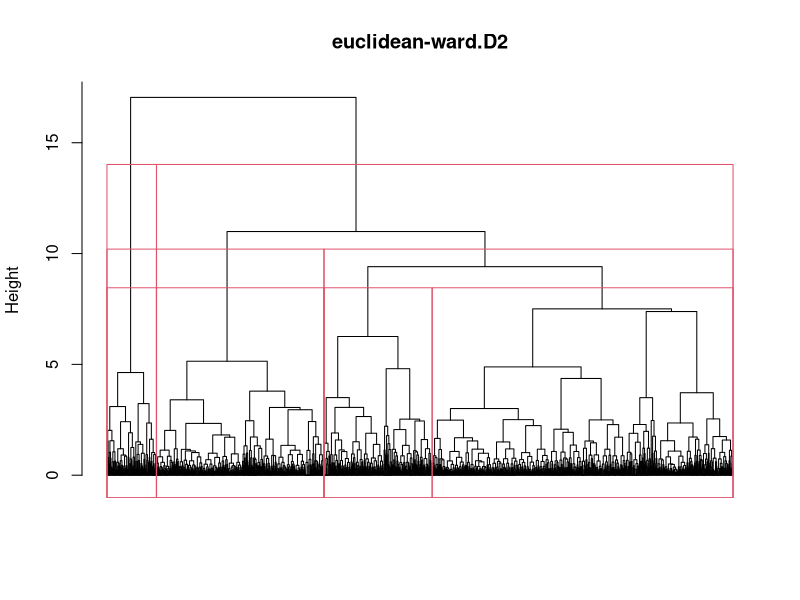

The R script that drew this image: (Note: this script raises an error after producing the figure.)
####
setwd("E:/NPS_project")

rm(list = ls())
graphics.off()
artist_means <- read.table('artist_means.csv', header=TRUE, sep=",")
head(artist_means)
names(artist_means)

artist_means = artist_means[,c(-1,-2,-6,-8,-11,-16,-17,-18)]
names(artist_means)

min_max = list()
for (j in 1:dim(artist_means)[2])
{
  v = artist_means[,j]
  min_max[[j]] = c(min(v), max(v))
}
artist_means <- data.frame(lapply(artist_means, function(x) (x - min(x))/(max(x)-min(x))))

artist_means.dist <- dist(artist_means[,c(-10)], method='euclidean')
# artist_means.dist <- dist(artist_means, method='canberra')
# artist_means.dist <- dist(artist_means, method='manhattan')

artist_means.hclust <- hclust(artist_means.dist, method='single')
artist_means.hclust <- hclust(artist_means.dist, method='average')
artist_means.hclust <- hclust(artist_means.dist, method='complete')
artist_means.hclust <- hclust(artist_means.dist, method='ward.D2')

plot(artist_means.hclust, main='euclidean-ward.D2', hang=-0.1, xlab='', labels=F, cex=0.6, sub='')

rect.hclust(artist_means.hclust, k=2)
rect.hclust(artist_means.hclust, k=3)
rect.hclust(artist_means.hclust, k=4)

artist_means_cluster <- cutree(artist_means.hclust, k=4) 
x11()
plot(artist_means, col = artist_means_cluster)

coph <- cophenetic(artist_means.hclust)
correlation_before_after <- cor(artist_means.dist, coph)
correlation_before_after

# if we want to use 3 groups
groups_temp <- as.numeric(cutree(artist_means.hclust, k = 3))
groups_temp[which(groups_temp == 1)] = "A"
groups_temp[which(groups_temp == 2)] = "B"
groups_temp[which(groups_temp == 3)] = "C"
groups_3 = factor(groups_temp)

# if we want to use 2 groups
groups_temp <- as.numeric(cutree(artist_means.hclust, k = 2))
groups_temp[which(groups_temp == 1)] = "A"
groups_temp[which(groups_temp == 2)] = "B"
groups_2 = factor(groups_temp)

# if we want 4 groups
groups_temp <- as.numeric(cutree(artist_means.hclust, k = 4))
groups_temp[which(groups_temp == 1)] = "A"
groups_temp[which(groups_temp == 2)] = "B"
groups_temp[which(groups_temp == 3)] = "C"
groups_temp[which(groups_temp == 4)] = "D"
groups_4 = factor(groups_temp)

# if we want 5 groups
groups_temp <- as.numeric(cutree(artist_means.hclust, k = 5))
groups_temp[which(groups_temp == 1)] = "A"
groups_temp[which(groups_temp == 2)] = "B"
groups_temp[which(groups_temp == 3)] = "C"
groups_temp[which(groups_temp == 4)] = "D"
groups_temp[which(groups_temp == 5)] = "E"
groups_5 = factor(groups_temp)

# is there an actual difference among the groups? Are the groups significant?
fit2 <- manova(as.matrix(artist_means) ~ groups_2)
fit3 <- manova(as.matrix(artist_means) ~ groups_3)
fit4 <- manova(as.matrix(artist_means) ~ groups_4)
fit5 <- manova(as.matrix(artist_means) ~ groups_5)

T2 <- -summary.manova(fit2,test="Wilks")$stats[1,2]
T3 <- -summary.manova(fit3,test="Wilks")$stats[1,2]
T4 <- -summary.manova(fit4,test="Wilks")$stats[1,2]
T5 <- -summary.manova(fit5,test="Wilks")$stats[1,2]

p_val2 = p_val3 = p_val4 = p_val5 = 0

execute = FALSE
B <- ifelse(execute, 1000, 1)
T_stat2 <- T_stat3 <- T_stat4 <- T_stat5 <- numeric(B)
n = dim(artist_means)[1]
set.seed(123)
for(perm in 1:B){
  permutation <- sample(1:n)
  groups.perm_2 <- groups_2[permutation]
  groups.perm_3 <- groups_3[permutation]
  groups.perm_4 <- groups_4[permutation]
  groups.perm_5 <- groups_5[permutation]
  fit.perm2 <- manova(as.matrix(artist_means) ~ groups.perm_2)
  T_stat2[perm] <- -summary.manova(fit.perm2,test="Wilks")$stats[1,2]
  fit.perm3 <- manova(as.matrix(artist_means) ~ groups.perm_3)
  T_stat3[perm] <- -summary.manova(fit.perm3,test="Wilks")$stats[1,2]
  fit.perm4 <- manova(as.matrix(artist_means) ~ groups.perm_4)
  T_stat4[perm] <- -summary.manova(fit.perm4,test="Wilks")$stats[1,2]
  fit.perm5 <- manova(as.matrix(artist_means) ~ groups.perm_5)
  T_stat5[perm] <- -summary.manova(fit.perm5,test="Wilks")$stats[1,2]
  print(perm/B*100)
}

(p_val2 <- sum(T_stat2>=T2)/B)
(p_val3 <- sum(T_stat3>=T3)/B)
(p_val4 <- sum(T_stat4>=T4)/B)
(p_val5 <- sum(T_stat5>=T5)/B)

if(execute)
  {
par(mfrow = c(2,3))
plot(ecdf(T_stat2))
abline(v=T2,col=3,lwd=4)
plot(ecdf(T_stat3))
abline(v=T3,col=3,lwd=4)
plot(ecdf(T_stat4))
abline(v=T4,col=3,lwd=4)
plot(ecdf(T_stat5))
abline(v=T5,col=3,lwd=4)
par(mfrow = c(1,1))
}

# 2 OPTIONS: 
# 1)WE USE THESE CLUSTERS TO LABEL THE ARTISTS IN THE DATASET
# AND THEN APPLY KNN TO CLASSSIFY A NEW DATUM WHEN WE WANT TO PREDICT THE LM 
# ON A NEW DATUM
# 2)WE USE HCLUST ONLY TO UNDERSTAND THE NUMBER OF GROUPS IN THE DATASET AND
# USE THESE INFO AS THE NUMBER OF CENTERS IN KMEAN

# IMPLEMENTATION OF 1:
# assumption: we performed hclust out of the function (indeed hclust is used to 
# modify the data by attaching a label)
# Before calling cluser_1 i have performed:
# artist_means_temp = artist_means
# groups_temp <- as.numeric(cutree(artist_means.hclust, k = 3))
# groups_temp[which(groups_temp == 1)] = "A"
# groups_temp[which(groups_temp == 2)] = "B"
# groups_temp[which(groups_temp == 3)] = "C"
# groups = factor(groups_temp)

cluster_1 <- function(groups, k=100, train, test){
  for(col in 1:length(min_max))
  {
    a = min_max[[col]][1] ; b = min_max[[col]][2] ; l = b-a
    test[,col] = (test[,col] - a)/l
  }
  
  knnClust <- knn(train = train, test = test , k = k, cl = groups)
  return(knnClust)
}

# x = seq(min(artist_means[,1]), max(artist_means[,1]), by = 0.1)
# y = seq(min(artist_means[,2]), max(artist_means[,2]), by = 0.01)
# xy = expand.grid(x,y)
# 
# colore = knn(train = artist_means, test = xy , k = 100, cl = groups)
# plot(xy, col = colore, pch = 19)
# points(artist_means[,1],artist_means[,2],pch = 19, col = "black")


# IMPLEMENTATION OF 2:
# so at the end of the day, hclust suggests 3 groups, i.e. 3 centers for kmeans

# result.k <- kmeans(artist_means, centers=3) # the only use of hclust is here
# # to recap
# names(result.k)
# result.k$cluster      # labels of clusters
# result.k$centers      # centers of the clusters
# result.k$totss        # tot. sum of squares
# result.k$withinss     # sum of squares within clusters
# result.k$tot.withinss # sum(sum of squares nei cluster)
# result.k$betweenss    # sum of squares between clusters
# result.k$size         # dimention of the clusters

cluster_2 <- function(x, train) {
  result.k <- kmeans(artist_means, centers=3)
  # compute squared euclidean distance from each sample to each cluster center
  centers = result.k[["centers"]]
  tmp <- sapply(seq_len(nrow(x)),
                function(i) apply(centers, 1,
                                  function(v) sum((x[i, ]-v)^2)))
  # dim(tmp) = number of centers * number of features
  max.col(-t(tmp))  # find index of min distance
}

# x needs to be a matrix with N rows and dim(artist_means)[2] columns (INCLUDING THE BASE POP)
# is x is a vector, then seq_len does not work, we need to say
# x = matrix(x, nrow = 1) to convert the vector x into a 1-rows-matrix
# moreover the features in x need to be in the same order as in names(artist_means)
# centers = result.k[["centers"]]

# test:
# for (i in 1:dim(artist_means)[1])
# {print(clusters(artist_means[i,], result.k[["centers"]]))}

# new idea: use kmedians instead of kmeans, which imposes the data to have a mean.
# moreover kmedians could be more robust than kmeans, even though i odn't really
# know what "robust" means in this context

# linear model

songs_complete <- read.csv('additional_songs_clean.csv', header=TRUE)
# songs_complete$popularity = floor(songs_complete$popularity)
# songs_complete$popularity = as.integer(songs_complete$popularity)
# songs_complete$base_popularity = floor(songs_complete$base_popularity)
# songs_complete$base_popularity = as.integer(songs_complete$base_popularity)

# songs_complete$base_popularity = as.double(songs_complete$base_popularity)
# songs_complete$popularity = as.double(songs_complete$popularity)
names(songs_complete)
names(artist_means)

songs_complete = songs_complete[,c(-1,-2,-7,-9,-12,-17,-19)]
names(songs_complete)
n_artists = songs_complete$n_artists
media_followers = (songs_complete$followers_0 + songs_complete$followers_1 + songs_complete$followers_2 +
                       songs_complete$followers_3 + songs_complete$followers_4 + songs_complete$followers_5 +
                       songs_complete$followers_6 + 1)/n_artists
log_max_followers = log(pmax(songs_complete$followers_0, songs_complete$followers_1, 
                           songs_complete$followers_2,songs_complete$followers_3,
                           songs_complete$followers_4, songs_complete$followers_5,
                           songs_complete$followers_6) +1)

# provare col max 
inidici_da_togliere = c(which(names(songs_complete)=="followers_0"),
                       which(names(songs_complete)=="followers_1"),
                       which(names(songs_complete)=="followers_2"),
                       which(names(songs_complete)=="followers_3"),
                       which(names(songs_complete)=="followers_4"),
                       which(names(songs_complete)=="followers_5"),
                       which(names(songs_complete)=="followers_6"),
                       which(names(songs_complete)=="n_artists"))
songs_complete = songs_complete[,-inidici_da_togliere]

table(groups_2)
table(groups_3)
table(groups_4)
table(groups_5)
# if i INcrease the number of groups, i need to DEcrease k
groups_songs2 = cluster_1(groups_2, k=100, artist_means, songs_complete[,-1])
groups_songs3 = cluster_1(groups_3, k=80, artist_means, songs_complete[,-1])
groups_songs4 = cluster_1(groups_4, k=70, artist_means, songs_complete[,-1])
groups_songs5 = cluster_1(groups_5, k=70, artist_means, songs_complete[,-1])

songs_complete$featuring = ifelse(n_artists > 1, 1, 0)

# now i need to choose a number of groups: i choose 4
songs_complete$groups = groups_songs5
# songs_complete$log_followers = log(media_followers)
songs_complete$log_followers = log_max_followers
songs_complete$n_artists = n_artists

songs_complete$base_popularity_scaled = (songs_complete$base_popularity - mean(songs_complete$base_popularity))/sd(songs_complete$base_popularity)
songs_complete$log_followers_scaled = (songs_complete$log_followers - mean(songs_complete$log_followers))/sd(songs_complete$log_followers)
sd_base_pop = sd(songs_complete$base_popularity)
sd_log_followers = sd(songs_complete$log_followers)
mean_base_pop = mean(songs_complete$base_popularity)
mean_log_followers = mean(songs_complete$log_followers)

data = data.frame(sum = songs_complete$base_popularity_scaled + songs_complete$log_followers_scaled,
                  pop = songs_complete$base_popularity)
data.dist <- dist(data, method='euclidean')
# artist_means.dist <- dist(artist_means, method='canberra')
# artist_means.dist <- dist(artist_means, method='manhattan')

data.hclust <- hclust(data.dist, method='ward.D2')
plot(data.hclust)
data.cluster <- as.numeric(cutree(data.hclust, k=2))
data.cluster[which(data.cluster == 1)] = "group1"
data.cluster[which(data.cluster == 2)] = "group2"
pop_cluster = factor(data.cluster)
songs_complete$pop_cluster = pop_cluster

data_pop = data.frame(base_pop = songs_complete$base_popularity + rnorm(4776, 0, 0.001),
                      pop = songs_complete$popularity + rnorm(4776, 0, 0.001))
# plot(data_pop, pch = 19, ylab = "artist popularity", xlab = "song popularity")
# depthContour(
#   as.matrix(data_pop),
#   depth_params = list(method = 'Tukey'),
#   points = TRUE,
#   colors = colorRampPalette(c('white', 'blue')), # scala cromatica
#   levels = 10, # numero di livelli della scala cromatica
#   pdmedian = T, # non plottare la Tuckey median
#   graph_params = list(cex=.01, pch=1), # parametr del plot dei punti
#   pmean = T # non plottare la media
# )
tm = as.numeric(depthMedian(data_pop,depth_params = list(method='Tukey')))
plot(data_pop, pch = 19, ylab = "artist popularity", xlab = "song popularity")
points(tm[1],tm[2], col ="red", pch = 19)
bagplot_pop <- bagplot(data_pop)
outlying_obs <- bagplot_pop$pxy.outlier
# outlying_obs[,1] = as.integer(outlying_obs[,1])
# outlying_obs[,2] = as.integer(outlying_obs[,2])
ind_outlying_obs <- which(apply(data_pop,1,function(x) all(x %in% outlying_obs)))

# ind_outlying_obs = numeric(dim(outlying_obs)[1])
# for(i in 1:170)
# {
#   found = 0
#   for(j in 1:4776)
#   {
#     if(found == 0)
#     {
#       if(data_pop[j,1] == outlying_obs[i,1] & data_pop[j,2] == outlying_obs[i,2])
#       {
#         found = 1
#         ind_outlying_obs[i] = j
#       }
#     }
#   }
#   
# }

colore = rep("green", dim(data_pop)[1])
colore[ind_outlying_obs] = "red"
plot(data_pop, pch=19, col = colore, main="red: discard, green: keep")
# abline(h=30)
# abline(h=12)
# abline(v=66)
# which(outlying_obs[,1] == 66)
# sort(data_pop$pop[which(data_pop$base_pop == 66)])
# outlying_obs[which(outlying_obs[,1] == 66),]
# 3578 66  47

songs_reduced = songs_complete[-ind_outlying_obs,]
points(songs_reduced$base_popularity, songs_reduced$popularity, col="blue")

par(mfrow=c(1,3))
plot(songs_complete$log_followers, songs_complete$popularity, pch=19)
plot(songs_complete$base_popularity, songs_complete$popularity, pch=19)
plot(songs_complete$loudness, songs_complete$popularity, pch=19)
par(mfrow = c(1,1))
# GAM

set.seed(123)
split = sample(x=1:dim(songs_complete)[1], size=500)
test_set = songs_complete[split,]
test_set$popularity = test_set$popularity + 0.001 # to avoid division by zero
train_set = songs_complete[-split,]
dim(test_set)
dim(train_set)

model_gam1=mgcv::gam(popularity ~ s(loudness, bs='cr') + 
                       s(base_popularity, bs='cr') + 
                       s(log_followers,bs='cr') + 
                       groups + featuring, 
                     data = train_set, family=gaussian)
summary(model_gam1)
par(mfrow = c(1,3))
plot(model_gam1)
par(mfrow=c(1,1))

gam.check(model_gam1)
# residui non normali e sono eteroschedastici inoltre sembrano esserci due gruppi

model_gam2=mgcv::gam(popularity ~ loudness + 
                       s(base_popularity, bs='cr') + 
                       s(log_followers,bs='cr') + 
                       groups + featuring, 
                     data = train_set, family=gaussian)
summary(model_gam2)
gam.check(model_gam2)

model_gam3=mgcv::gam(popularity ~ loudness + 
                       s(base_popularity, bs='cr') +
                       s(log_followers,bs='cr') + 
                       s(I(log_followers*base_popularity), bs='cr') + 
                       groups + featuring, 
                     data = train_set, family=gaussian)
summary(model_gam3)
plot(model_gam3)

data = data.frame(base_pop = train_set$base_popularity, 
                  log_followers = train_set$log_followers)

pc.data <- princomp(scale(data), scores=T)
summary(pc.data)
load.data <- pc.data$loadings
x11()
par(mfcol = c(1,2))
for(i in 1:2) barplot(load.data[,i], ylim = c(-1, 1), main=paste("PC",i))

# plot(train_set$base_popularity, train_set$log_followers, pch = 19)
model_gam4=mgcv::gam(popularity ~ s(duration_ms, bs='cr') + 
                       s(I(base_popularity_scaled - log_followers_scaled), bs='cr') + 
                       s(I(base_popularity_scaled + log_followers_scaled), bs='cr') + 
                       groups + featuring, 
                       data = train_set, family=gaussian)
summary(model_gam4)
plot(model_gam4)

x11() 
plot(train_set$base_popularity_scaled + train_set$log_followers_scaled,train_set$popularity)
# points(train_set[which(train_set$pop_cluster=="group1"),]$base_popularity_scaled + train_set[which(train_set$pop_cluster=="group1"),]$log_followers_scaled,train_set[which(train_set$pop_cluster=="group1"),]$popularity, col ="red")

# model_gam5=mgcv::gam(popularity ~ loudness + 
#                        s(I(base_popularity_scaled - log_followers_scaled), bs='cr') + 
#                        s(I(base_popularity_scaled + log_followers_scaled), bs='cr') + 
#                        groups + featuring + pop_cluster, 
#                        data = train_set, family=gaussian)
# summary(model_gam5)
# plot(model_gam5)
# gam.check(model_gam5)
# 
# ddPlot(x = train_set[which(train_set$pop_cluster=="group1"),c(2,14)],
#        y = train_set[which(train_set$pop_cluster=="group2"),c(2,14)], 
#        depth_params = list(method='Tukey'))

# model_gam2=mgcv::gam(popularity ~ s(duration_ms, bs='cr') + s(base_popularity, bs='cr') + log_followers + groups + featuring, data = songs_complete)
# summary(model_gam2)
# par(mfrow = c(1,2))
# plot(model_gam2)
# 
# anova(model_gam1,model_gam2, test = "F")
# 
# model_gam3=mgcv::gam(popularity ~ s(duration_ms, bs='cr') + s(log_followers,bs='cr') + base_popularity + groups + featuring, data = songs_complete)
# summary(model_gam3)
# plot(model_gam3)
# 
# anova(model_gam1,model_gam3, test = "F")
# # meglio model_gam3 stando all'anova, ma :
# par(mfrow = c(1,1))
# plot(model_gam1$residuals,model_gam3$residuals)
# cor(model_gam1$residuals,model_gam3$residuals)
# # quindi in realtï¿½ sono simili
# 

# # test assumptions:
hist(model_gam4$residuals)
shapiro.test(model_gam4$residuals)
gam.check(model_gam4)
# x11()
qq.gam(model_gam4, rep = 100, type="deviance", s.rep = 0, level = 0.9)
# x11()
qq.gam(model_gam4, rep = 0, type="deviance", s.rep = 100, level = 0.9)

# the assumptions are not met --> permutational tests to understand which variables are relevant:
summary(model_gam4)
names(summary(model_gam4))
summary(model_gam4)$pTerms.chi.sq # wald test stat for each parametric term
summary(model_gam4)$pTerms.table
summary(model_gam4)$p.table

summary(model_gam4)$chi.sq # for smooth terms
summary(model_gam4)$s.table

# dalla documentazione sembra che tutte queste quantità servano per
# testare che la rilevanza delle covariate, scelgo di usare p.table e s.table

x1 = train_set$duration_ms
x2 = train_set$base_popularity_scaled - train_set$log_followers_scaled
x3 = train_set$base_popularity_scaled + train_set$log_followers_scaled
x4 = train_set$groups
x5 = train_set$featuring
y = train_set$popularity
data = data.frame(x1,x2,x3,x4,x5,y)
get_formula = function(i)
{
  if(i==0)
    f = y ~ s(x1, bs='cr') + s(x2, bs='cr') + s(x3, bs='cr') + x4 + x5
  if(i==1)
    f = y ~ s(x2, bs='cr') + s(x3, bs='cr') + x4 + x5
  if(i==2)
    f = y ~ s(x1, bs='cr') + s(x3, bs='cr') + x4 + x5
  if(i==3)
    f = y ~ s(x1, bs='cr') + s(x2, bs='cr') + x4 + x5
  if(i==4)
    f = y ~ s(x1, bs='cr') + s(x2, bs='cr') + s(x3, bs='cr') + x5
  if(i==5)
    f = y ~ s(x1, bs='cr') + s(x2, bs='cr') + s(x3, bs='cr') + x4
  return(f)
}
set.seed(123)
B = 1000
pval = numeric(5)
for(i in 1:5)
{
  print(i)
  model_gam_reduced = mgcv::gam(get_formula(i), data=data, family = gaussian)
  fitted.obs = model_gam_reduced$fitted.values
  residuals.obs = data$y - fitted.obs
  Tperm = numeric(B)
  if(i<=3)
    T0 = summary(mgcv::gam(get_formula(0), data=data, family = gaussian))$s.table[i,3]
  else
    T0 = summary(mgcv::gam(get_formula(0), data=data, family = gaussian))$pTerms.chi.sq[i-3]
  pb=progress_bar$new(total=B)
  for(b in 1:B)
  {
    residuals.perm = sample(residuals.obs, replace = FALSE)
    y.perm = fitted.obs + residuals.perm
    gam.perm = mgcv::gam(y.perm ~ s(x1, bs='cr') + s(x2, bs='cr') + s(x3, bs='cr') + x4 + x5, data = data, family=gaussian)
    if(i<=3)
      Tperm[b] = summary(gam.perm)$s.table[i,3]
    else
      Tperm[b] = summary(gam.perm)$pTerms.chi.sq[i-3]
    pb$tick()
  }
  pval[i] = sum(Tperm>=T0)/B
}

pval
c(summary(model_gam4)$s.pv, summary(model_gam4)$pTerms.pv)

# 
# prediction
pred = predict(model_gam1,newdata=test_set)

sqrt(sum((as.numeric(pred) - test_set$popularity)^2))

mean(abs(test_set$popularity-as.numeric(pred))/test_set$popularity)*100
# mean(abs(1-as.numeric(pred)/test_set$popularity))*100
mean(abs(test_set$popularity-as.numeric(pred)))

idx = sample(1:500, 1)
as.numeric(pred[idx]) ; test_set$popularity[idx]


# fare robust statistics e depth measures per togliere outliers
# rifare lm robusto e cercare di batterlo con gam

#### GENERALIZED ADDITIVE MIXED MODELS ####
  # FUNZIONI PER IL CALCOLE DEGLI ERRORI SUL TEST SET
mse_func = function(pred, true){
  n = length(pred)
  err = 0.0
  for(i in 1:n){
    err = err + (true[i]-pred[i])^2
  }
  err = err/n
  return(err)
}

mae_func = function(pred, true){
  n = length(pred)
  err = 0.0
  for(i in 1:n){
    err = err + abs(true[i]-pred[i])
  }
  err = err/n
  return(err)
}

mape_func = function(pred, true){ # difficilmente utilizzabile perchÃ¨ alcune popolaritÃ  sono troppo basse
  n = length(pred)                # e.g. min(test_set$popularity) Ã¨ 0.001
  err = 0.0
  for(i in 1:n){
    err = err + abs(true[i]-pred[i])/true[i]
  }
  err = err/n
  return(err)
}
  # PRIMO GAMM --> come model_gam4 + re su groups
gamm_fit1 = mgcv::gam(popularity ~ loudness + 
                        s(I(base_popularity_scaled - log_followers_scaled), bs='cr') +
                        s(I(base_popularity_scaled + log_followers_scaled), bs='cr') +
                        s(groups, bs = 're') + featuring,
                      data = train_set, method = "REML")
summary(gamm_fit1)
par(mfcol = c(1,3))
plot(gamm_fit1)

gamm_pred1 = as.vector(predict(gamm_fit1, test_set))

MSE_gamm1 = mse_func(gamm_pred1, test_set$popularity)
MAE_gamm1 = mae_func(gamm_pred1, test_set$popularity)
MAPE_gamm1 = mape_func(gamm_pred1, test_set$popularity) 

  # SECONDO GAMM --> provo ad aggiungere interazione groups-pop_cluster
gamm_fit2 = mgcv::gam(popularity ~ loudness + 
                        s(I(base_popularity_scaled - log_followers_scaled), bs='cr') +
                        s(I(base_popularity_scaled + log_followers_scaled), bs='cr') +
                        s(groups,pop_cluster, bs = 're') + featuring,
                      data = train_set, method = "REML")
summary(gamm_fit2)
par(mfcol = c(1,3))
plot(gamm_fit2)

gamm_pred2 = as.vector(predict(gamm_fit2, test_set))

MSE_gamm2 = mse_func(gamm_pred2, test_set$popularity)
MAE_gamm2 = mae_func(gamm_pred2, test_set$popularity)
MAPE_gamm2 = mape_func(gamm_pred2, test_set$popularity)  
# come errori Ã¨ il migliore, anche se le differenze sono veramente piccole

  # TERZO GAMM --> provo ad aggiungere interazione groups-pop_cluster
gamm_fit3 = mgcv::gam(popularity ~ loudness + 
                        s(I(base_popularity_scaled - log_followers_scaled), bs='cr') +
                        s(I(base_popularity_scaled + log_followers_scaled), bs='cr') +
                        s(groups, bs = 're') + s(featuring, bs = 're'),
                      data = train_set, method = "REML")
summary(gamm_fit3)
par(mfcol = c(1,4))
plot(gamm_fit3)

gamm_pred3 = as.vector(predict(gamm_fit3, test_set))

MSE_gamm3 = mse_func(gamm_pred3, test_set$popularity)
MAE_gamm3 = mae_func(gamm_pred3, test_set$popularity)
MAPE_gamm3 = mape_func(gamm_pred3, test_set$popularity) 

  # PROVA CON FUNZIONE GAMM
gamm_fit_prova <- mgcv::gamm(popularity ~ loudness + 
                               s(I(base_popularity_scaled - log_followers_scaled), bs='cr') +
                               s(I(base_popularity_scaled + log_followers_scaled), bs='cr'),
                             data = train_set, random = list(groups =~1) )
summary(gamm_fit_prova$lme)
summary(gamm_fit_prova$gam)

gamm_pred_prova = as.vector(predict(gamm_fit_prova$gam, test_set))

MSE_gamm_prova = mse_func(gamm_pred_prova, test_set$popularity)
MAE_gamm_prova = mae_func(gamm_pred_prova, test_set$popularity)
MAPE_gamm_prova = mape_func(gamm_pred_prova, test_set$popularity) 
# praticamente identico a quello ottenuto con funzione gam. Consigliavano di usare funzione gam
# perchÃ¨ ha un optimizer piÃ¹ preciso https://fromthebottomoftheheap.net/2021/02/02/random-effects-in-gams/
